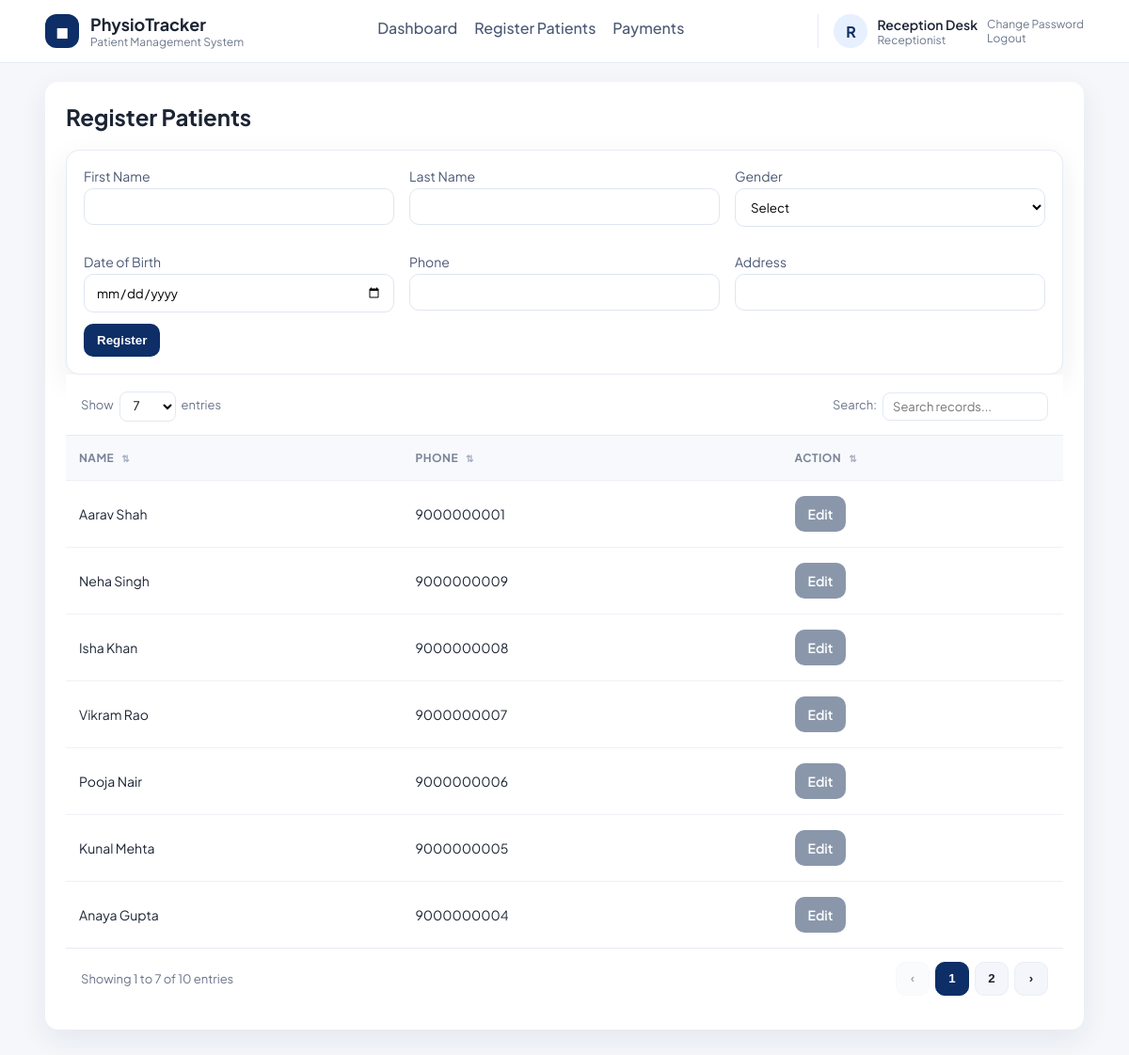
/receptionist/patients.php (signed in), run on the app's committed database.
### tables this page shows
CREATE TABLE users (
    id INT AUTO_INCREMENT PRIMARY KEY,
    role ENUM('admin_doctor','sub_doctor','receptionist','patient') NOT NULL,
    name VARCHAR(120) NOT NULL,
    email VARCHAR(180) NOT NULL UNIQUE,
    password_hash VARCHAR(255) NOT NULL,
    security_question VARCHAR(255) NOT NULL,
    security_answer_hash VARCHAR(255) NOT NULL,
    active TINYINT(1) NOT NULL DEFAULT 1,
    can_view_reports TINYINT(1) NOT NULL DEFAULT 1,
    created_at TIMESTAMP DEFAULT CURRENT_TIMESTAMP
);

CREATE TABLE patients (
    id INT AUTO_INCREMENT PRIMARY KEY,
    user_id INT NULL,
    first_name VARCHAR(80) NOT NULL,
    last_name VARCHAR(80) NOT NULL,
    age INT NULL,
    gender VARCHAR(20),
    dob DATE NULL,
    occupation VARCHAR(120),
    assessment_date DATE NULL,
    dominance VARCHAR(50),
    condition_duration VARCHAR(100),
    phone VARCHAR(40),
    address VARCHAR(255),
    emergency_contact VARCHAR(120),
    chief_complain TEXT,
    history_present_illness TEXT,
    past_medical_history TEXT,
    surgical_history TEXT,
    palpation_tenderness TEXT,
    palpation_oedema VARCHAR(50),
    palpation_warmth TEXT,
    palpation_crepitus ENUM('yes','no') NULL,
    examination_rom TEXT,
    muscle_power TEXT,
    muscle_bulk TEXT,
    pain_type TEXT,
    pain_site TEXT,
    pain_nature TEXT,
    pain_aggravating_factor TEXT,
    pain_relieving_factor TEXT,
    pain_measurement TINYINT NULL,
    gait_assessment TEXT,
    diagnosis TEXT,
    treatment_goals TEXT,
    created_by INT NULL,
    created_at TIMESTAMP DEFAULT CURRENT_TIMESTAMP,
    FOREIGN KEY (user_id) REFERENCES users(id) ON DELETE SET NULL
);

### db.php (called while the page is built, shortened)
<?php
function db(): PDO
{
    static $pdo = null;
    if ($pdo === null) {
        $dsn = 'mysql:host=' . DB_HOST . ';dbname=' . DB_NAME . ';charset=utf8mb4';
        $pdo = new PDO($dsn, DB_USER, DB_PASS, [
            PDO::ATTR_ERRMODE => PDO::ERRMODE_EXCEPTION,
            PDO::ATTR_DEFAULT_FETCH_MODE => PDO::FETCH_ASSOC,
        ]);
    }
    return $pdo;
}

### auth.php (called while the page is built, shortened)
<?php
require_once __DIR__ . '/db.php';
require_once __DIR__ . '/helpers.php';
function current_user(): ?array
{
    $stmt = db()->prepare('SELECT * FROM users WHERE id = ?');
    $stmt->execute([$_SESSION['user_id']]);
    $user = $stmt->fetch();
    return $user ?: null;
}

### helpers.php (called while the page is built, shortened)
<?php
require_once __DIR__ . '/db.php';
function e(string $value): string
{
    return htmlspecialchars($value, ENT_QUOTES, 'UTF-8');
}

### receptionist/patients.php (the view, shortened to what this page needs)
<?php
require_once __DIR__ . '/../auth.php';
require_once __DIR__ . '/../helpers.php';
$pdo = db();
$patient = null;
$patients = $pdo->query('SELECT id, first_name, last_name, phone FROM patients ORDER BY created_at DESC')->fetchAll();
require __DIR__ . '/../layout/header.php';
?>
<h2>Register Patients</h2>
<form method="post">
    <div class="form-card">
        <div class="grid">
            <label>First Name
                <input name="first_name" required value="<?php echo e($patient['first_name'] ?? ''); ?>">
            </label>
            <label>Last Name
                <input name="last_name" required value="<?php echo e($patient['last_name'] ?? ''); ?>">
            </label>
            <label>Gender
                <select name="gender">
                    <option value="">Select</option>
                </select>
            </label>
            <label>Date of Birth
                <input type="date" name="dob" value="<?php echo e($patient['dob'] ?? ''); ?>">
            </label>
            <label>Phone
                <input name="phone" value="<?php echo e($patient['phone'] ?? ''); ?>">
            </label>
            <label>Address
                <input name="address" value="<?php echo e($patient['address'] ?? ''); ?>">
            </label>
        </div>
        <button class="btn" type="submit"><?php echo $patient ? 'Update' : 'Register'; ?></button>
    </div>
</form>
<table class="data-table" data-page-size="7">
    <thead><tr><th>Name</th><th>Phone</th><th>Action</th></tr></thead>
    <tbody>
    <?php foreach ($patients as $p): ?>
        <tr>
            <td><?php echo e($p['first_name'] . ' ' . $p['last_name']); ?></td>
            <td><?php echo e($p['phone']); ?></td>
            <td><a class="btn secondary" href="patients.php?edit=<?php echo $p['id']; ?>">Edit</a></td>
        </tr>
    <?php endforeach; ?>
    </tbody>
</table>
<?php require __DIR__ . '/../layout/footer.php'; ?>

### layout/header.php (shortened to what this page needs)
<?php
require_once __DIR__ . '/../auth.php';
require_once __DIR__ . '/../helpers.php';
$user = current_user();
$role = $user['role'] ?? '';
$menu = [];
if ($user) {
    if ($role === 'admin_doctor') {
        $menu = [
            'Dashboard' => 'admin/dashboard.php',
            'Cases' => 'admin/cases.php',
            'Patients' => 'admin/patients.php',
            'Treatment Plans' => 'admin/treatment_plans.php',
            'Sessions' => 'admin/sessions.php',
            'Payments' => 'admin/payments.php',
            'Users' => 'admin/users.php',
            'Assignments' => 'admin/assignments.php',
        ];
        if ((int) $user['can_view_reports'] === 1) {
            $menu['Reports'] = 'admin/reports.php';
        }
    } elseif ($role === 'sub_doctor') {
        $menu = [
            'Dashboard' => 'subdoctor/dashboard.php',
            'Assigned Patients' => 'subdoctor/patients.php',
            'Session Notes' => 'subdoctor/sessions.php',
        ];
    } elseif ($role === 'receptionist') {
        $menu = [
            'Dashboard' => 'receptionist/dashboard.php',
            'Register Patients' => 'receptionist/patients.php',
            'Payments' => 'receptionist/payments.php',
        ];
    }
}
?>
<!doctype html>
<html>
<head>
    <?php $cssVersion = @filemtime(__DIR__ . '/../assets/style.css') ?: time(); ?>
    <link rel="stylesheet" href="<?php echo BASE_URL; ?>assets/style.css?v=<?php echo $cssVersion; ?>">
</head>
<body>
<header class="site-header">
    <div class="header-inner">
        <div class="brand">
            <div class="brand-mark">◼︎</div>
            <div>
                <div class="brand-title">PhysioTracker</div>
                <div class="brand-subtitle">Patient Management System</div>
            </div>
        </div>
        <nav class="main-nav">
            <?php if ($user): ?>
                <?php foreach ($menu as $label => $path): ?>
                    <a href="<?php echo BASE_URL . $path; ?>"><?php echo e($label); ?></a>
                <?php endforeach; ?>
            <?php else: ?>
                <a href="<?php echo BASE_URL; ?>login.php">Login</a>
            <?php endif; ?>
        </nav>
        <?php if ($user): ?>
            <div class="user-chip">
                <div class="user-avatar"><?php echo e(strtoupper(substr($user['name'], 0, 1))); ?></div>
                <div>
                    <div class="user-name"><?php echo e($user['name']); ?></div>
                    <div class="user-role"><?php echo e(str_replace('_', ' ', $role)); ?></div>
                </div>
                <div class="user-actions">
                    <a href="<?php echo BASE_URL; ?>change_password.php">Change Password</a>
                    <a href="<?php echo BASE_URL; ?>logout.php">Logout</a>
                </div>
            </div>
        <?php endif; ?>
    </div>
</header>
<main class="page">
    <div class="container">

### assets/style.css (style rules this page uses)
:root { --bg: #f5f7fb; --card: #ffffff; --text: #1c2434; --muted: #6b778c; --primary: #0d2e66; --primary-100: #e7f0ff; --border: #e6ebf3; --shadow: 0 10px 30px rgba(23, 36, 58, 0.08); --radius: 14px; }
* { box-sizing: border-box; }
body { font-family: "Plus Jakarta Sans", "Manrope", "Inter", Arial, sans-serif; margin: 0; background: var(--bg); color: var(--text); }
a { color: inherit; }
.site-header { background: #ffffff; border-bottom: 1px solid var(--border); position: sticky; top: 0; z-index: 20; }
.header-inner { width: 92%; max-width: 1280px; margin: 0 auto; display: flex; align-items: center; justify-content: space-between; gap: 18px; padding: 14px 0; flex-wrap: wrap; }
.brand { display: flex; align-items: center; gap: 12px; }
.brand-mark { background: var(--primary); color: #fff; width: 36px; height: 36px; display: grid; place-items: center; border-radius: 12px; font-weight: 700; }
.brand-title { font-weight: 700; font-size: 18px; }
.brand-subtitle { font-size: 12px; color: var(--muted); }
.main-nav { display: flex; gap: 18px; flex-wrap: wrap; justify-content: center; flex: 1; }
.main-nav a { text-decoration: none; font-weight: 500; color: #4b5875; padding-bottom: 6px; border-bottom: 2px solid transparent; }
.user-chip { display: flex; align-items: center; gap: 10px; border-left: 1px solid var(--border); padding-left: 16px; }
.user-avatar { width: 36px; height: 36px; border-radius: 50%; background: var(--primary-100); display: grid; place-items: center; font-weight: 700; color: var(--primary); }
.user-name { font-weight: 600; font-size: 14px; }
.user-role { font-size: 12px; color: var(--muted); text-transform: capitalize; }
.user-actions a { display: block; font-size: 12px; color: var(--muted); text-decoration: none; }
.page { padding: 20px 0 40px; }
.container { width: 92%; max-width: 1280px; margin: 0 auto; background: var(--card); padding: 22px; border-radius: var(--radius); box-shadow: var(--shadow); }
h2 { margin-top: 0; color: var(--text); font-weight: 700; }
.grid { display: grid; grid-template-columns: repeat(1, minmax(0, 1fr)); gap: 16px; }
table { width: 100%; border-collapse: separate; border-spacing: 0; }
th, td { border-bottom: 1px solid #edf1f7; padding: 16px 14px; text-align: left; font-size: 14px; white-space: nowrap; }
th { background: #f8f9fc; color: #7a8499; font-weight: 700; text-transform: uppercase; letter-spacing: 0.04em; font-size: 12px; }
th.sortable { cursor: pointer; position: relative; }
th.sortable::after { content: '⇅'; font-size: 10px; color: #a2acc1; margin-left: 8px; }
tbody tr { background: #fff; }
tbody tr:last-child td { border-bottom: 0; }
.btn { display: inline-flex; align-items: center; justify-content: center; padding: 10px 14px; background: var(--primary); color: #fff; text-decoration: none; border-radius: 10px; border: 0; cursor: pointer; font-weight: 600; white-space: nowrap; }
.btn.secondary { background: #8a97ab; }
.form-card { background: var(--card); border: 1px solid var(--border); border-radius: var(--radius); padding: 18px; box-shadow: var(--shadow); }
input, select, textarea { width: 100%; padding: 10px 12px; margin-top: 4px; border: 1px solid #dfe6f1; border-radius: 10px; background: #fff; font-family: inherit; }
label { display: block; margin-bottom: 12px; font-size: 14px; color: #4b5875; }
@media (min-width: 640px) { .grid { grid-template-columns: repeat(2, minmax(0, 1fr)); } }
@media (min-width: 640px) { .form-card .grid, .form-grid { grid-template-columns: repeat(2, minmax(0, 1fr)); } }
@media (min-width: 768px) { .grid { grid-template-columns: repeat(4, minmax(0, 1fr)); } }
@media (min-width: 1024px) { .form-card .grid, .form-grid { grid-template-columns: repeat(3, minmax(0, 1fr)); } }

### data on the page
users: name "R", name "Reception Desk", role "Receptionist"
patients: first_name+last_name "Aarav Shah", phone "9000000001"
patients: first_name+last_name "Neha Singh", phone "9000000009"
patients: first_name+last_name "Isha Khan", phone "9000000008"
patients: first_name+last_name "Vikram Rao", phone "9000000007"
patients: first_name+last_name "Pooja Nair", phone "9000000006"
patients: first_name+last_name "Kunal Mehta", phone "9000000005"
patients: first_name+last_name "Anaya Gupta", phone "9000000004"

### other printed values
$label "Dashboard"
$label "Register Patients"
$label "Payments"
